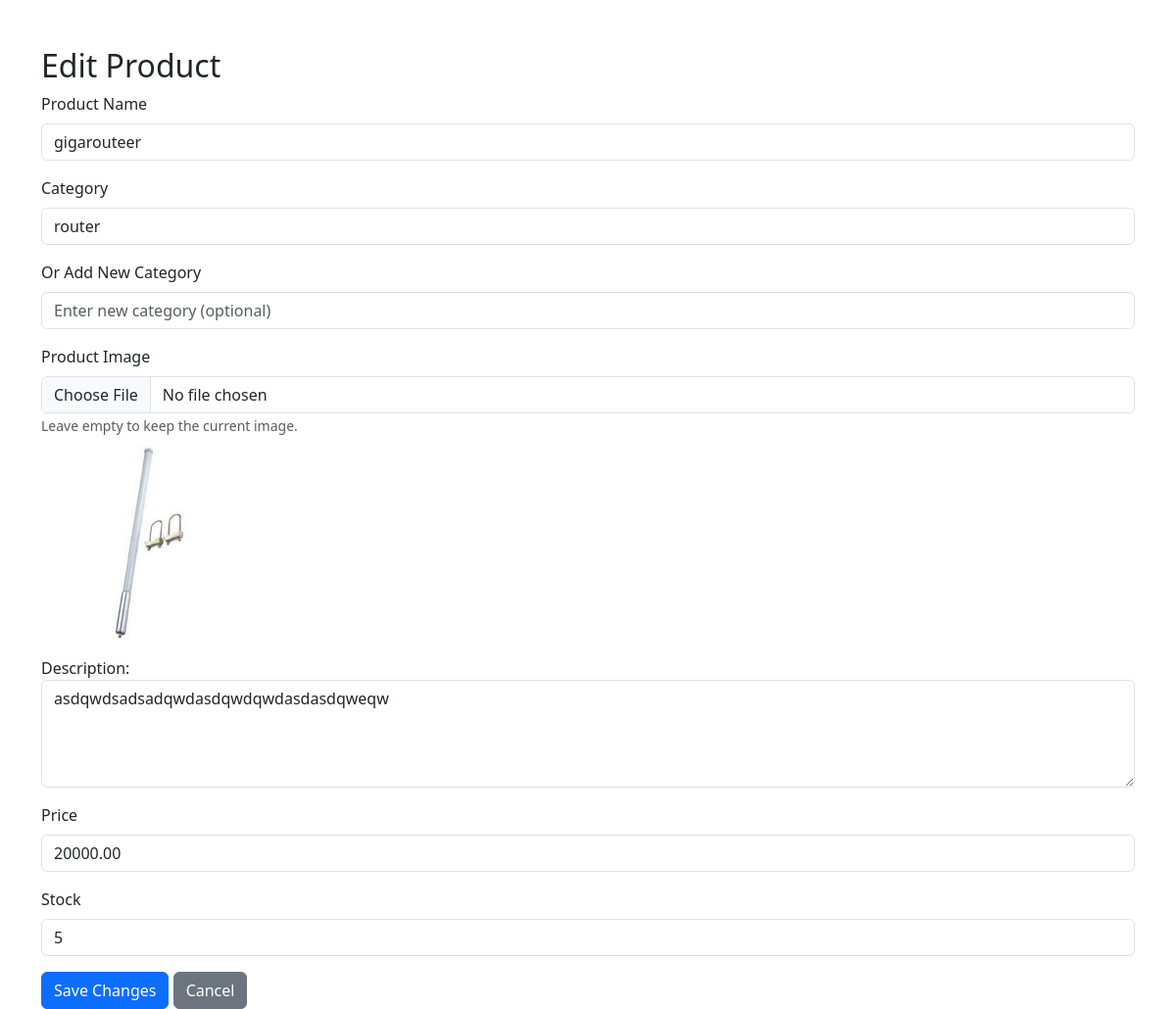
The app's page /admin/edit_product_form.php?id=1 with its own data.
### tables this page shows
CREATE TABLE `product` (
  `product_id` int(11) NOT NULL,
  `product_name` varchar(100) NOT NULL,
  `product_price` decimal(10,2) NOT NULL,
  `product_description` text DEFAULT NULL,
  `category_id` int(11) DEFAULT NULL,
  `product_image` varchar(255) NOT NULL,
  `product_stock` int(11) DEFAULT NULL
);

### admin/edit_product_form.php (the view, shortened to what this page needs)
<?php
include 'config.php';
$productId = $_GET['id'];
$productQuery = "SELECT * FROM product WHERE product_id = '$productId'";
$productResult = mysqli_query($conn, $productQuery);
$product = mysqli_fetch_assoc($productResult);
?>
<!DOCTYPE html>
<html lang="en">
<head>
    <link href="https://cdn.jsdelivr.net/npm/bootstrap@5.3.0-alpha1/dist/css/bootstrap.min.css" rel="stylesheet">
</head>
<body>
    <div class="container mt-5">
        <h2>Edit Product</h2>
        <form action="edit_product.php" method="POST" enctype="multipart/form-data">
            <div class="mb-3">
                <label for="product_name" class="form-label">Product Name</label>
                <input type="text" class="form-control" id="product_name" name="product_name" value="<?php echo $product['product_name']; ?>" required>
            </div>
            <div class="mb-3">
                <label for="category_id" class="form-label">Category</label>
                <select class="form-control" id="category_id" name="category_id">
                    <?php
                    $categoryQuery = "SELECT * FROM category";
                    $categoryResult = mysqli_query($conn, $categoryQuery);
                    while ($row = mysqli_fetch_assoc($categoryResult)) {
                        $selected = $product['category_id'] == $row['category_id'] ? 'selected' : '';
                        echo '<option value="' . $row['category_id'] . '" ' . $selected . '>' . $row['category_name'] . '</option>';
                    }
                    ?>
                </select>
            </div>
            <div class="mb-3">
                <label for="new_category" class="form-label">Or Add New Category</label>
                <input type="text" class="form-control" id="new_category" name="new_category" placeholder="Enter new category (optional)">
            </div>
            <div class="mb-3">
                <label for="product_image" class="form-label">Product Image</label>
                <input type="file" class="form-control" id="product_image" name="product_image" accept="image/*">
                <small class="text-muted">Leave empty to keep the current image.</small>
                <?php if (!empty($product['product_image'])): ?>
                    <div class="mt-2">
                        <img src="<?php echo $product['product_image']; ?>" alt="Product Image" style="max-width: 200px;">
                    </div>
                <?php endif; ?>
            </div>
            <div class="mb-3">
                <label for="product_description">Description:</label>
                <textarea id="product_description" name="product_description" rows="4" class="form-control" required><?php echo $product['product_description']; ?></textarea>
            </div>
            <div class="mb-3">
                <label for="product_price" class="form-label">Price</label>
                <input type="number" class="form-control" id="product_price" name="product_price" value="<?php echo $product['product_price']; ?>" min="0" required>
            </div>
            <div class="mb-3">
                <label for="product_stock" class="form-label">Stock</label>
                <input type="number" class="form-control" id="product_stock" name="product_stock" value="<?php echo $product['product_stock']; ?>" min="0" required>
            </div>
            <button type="submit" class="btn btn-primary">Save Changes</button>
            <a href="products.php" class="btn btn-secondary">Cancel</a>
        </form>
    </div>
</body>
</html>

### records on screen
product: product_name "gigarouteer", product_image (picture), product_description "asdqwdsadsadqwdasdqwdqwdasdasdqweqw", product_price "20000.00", product_stock "5"

### other values on screen
form field category_id "router"
